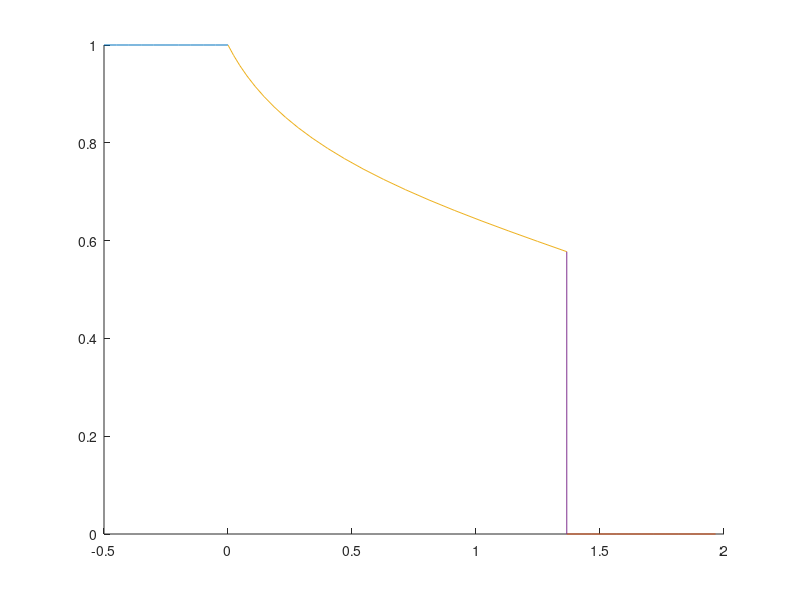

Write the MATLAB code that produced this figure.
% Solution of Riemann problem for Buckley-Leverett equation

% Copyright 2001 P. Wesseling
% This program and its subprograms may be freely used, modified and distributed
% under the GNU General Public License: http://www.gnu.org/copyleft/gpl.html

% Theory in Section 9.4 of:

% 	P. Wesseling: Principles of Computational Fluid Dynamics
% 	Springer, Heidelberg, 2000 ISBN 3-5453-0. XII, 642 pp.
% See http://ta.twi.tudelft.nl/nw/users/wesseling/cfdbook.html

% This program generates Fig. 9.12 in the book

figure(1), clf, hold on
	% Left constant state
x = - 0.5:0.05:0; phi = ones(size(x)); plot(x,phi,'-')

	% Right constant state
x1 = 0.5 + 0.5*sqrt(3); x = x1 :0.05 :2; phi = zeros(size(x)); plot(x,phi,'-')

	% Expansion fan
phi = 0:0.05:1; phi = phi*(1 - 1/sqrt(3));  phi = 1/sqrt(3) + phi;
x = (phi - phi.^2)./((phi.^2 + 0.5*(1-phi).^2).^2); plot(x,phi,'-')
x = [x1   x1]; phi = [0   1/sqrt(3) ]; plot(x,phi,'-')
